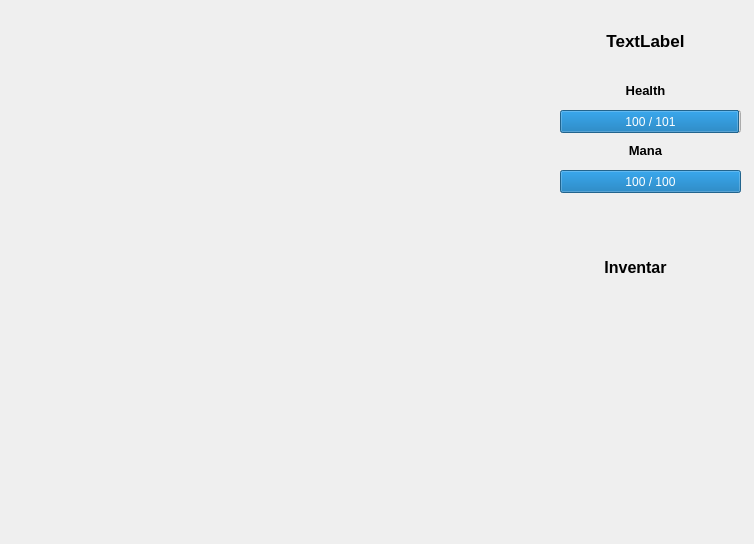
<?xml version="1.0" encoding="UTF-8"?>
<ui version="4.0">
 <class>Prototype_Fantasy_MazeClass</class>
 <widget class="QMainWindow" name="Prototype_Fantasy_MazeClass">
  <property name="geometry">
   <rect>
    <x>0</x>
    <y>0</y>
    <width>754</width>
    <height>544</height>
   </rect>
  </property>
  <property name="windowTitle">
   <string>Prototype_Fantasy_Maze</string>
  </property>
  <widget class="QWidget" name="centralWidget">
   <widget class="QWidget" name="gridLayoutWidget">
    <property name="geometry">
     <rect>
      <x>-1</x>
      <y>-1</y>
      <width>541</width>
      <height>541</height>
     </rect>
    </property>
    <layout class="QGridLayout" name="_dungeonGrid">
     <property name="topMargin">
      <number>0</number>
     </property>
     <property name="spacing">
      <number>0</number>
     </property>
    </layout>
   </widget>
   <widget class="QWidget" name="gridLayoutWidget_2">
    <property name="geometry">
     <rect>
      <x>580</x>
      <y>290</y>
      <width>121</width>
      <height>151</height>
     </rect>
    </property>
    <layout class="QGridLayout" name="_inventarGrid" rowstretch="0" columnstretch="0">
     <property name="sizeConstraint">
      <enum>QLayout::SetDefaultConstraint</enum>
     </property>
     <property name="spacing">
      <number>3</number>
     </property>
    </layout>
   </widget>
   <widget class="QLabel" name="_nameLabel">
    <property name="geometry">
     <rect>
      <x>540</x>
      <y>30</y>
      <width>211</width>
      <height>21</height>
     </rect>
    </property>
    <property name="font">
     <font>
      <pointsize>13</pointsize>
      <weight>75</weight>
      <bold>true</bold>
     </font>
    </property>
    <property name="text">
     <string>TextLabel</string>
    </property>
    <property name="alignment">
     <set>Qt::AlignCenter</set>
    </property>
   </widget>
   <widget class="QLabel" name="_healthInformation">
    <property name="geometry">
     <rect>
      <x>540</x>
      <y>80</y>
      <width>211</width>
      <height>20</height>
     </rect>
    </property>
    <property name="font">
     <font>
      <pointsize>10</pointsize>
      <weight>75</weight>
      <bold>true</bold>
     </font>
    </property>
    <property name="text">
     <string>Health</string>
    </property>
    <property name="alignment">
     <set>Qt::AlignCenter</set>
    </property>
   </widget>
   <widget class="QLabel" name="_manaInformation">
    <property name="geometry">
     <rect>
      <x>545</x>
      <y>140</y>
      <width>201</width>
      <height>21</height>
     </rect>
    </property>
    <property name="font">
     <font>
      <pointsize>10</pointsize>
      <weight>75</weight>
      <bold>true</bold>
     </font>
    </property>
    <property name="text">
     <string>Mana</string>
    </property>
    <property name="alignment">
     <set>Qt::AlignCenter</set>
    </property>
   </widget>
   <widget class="QLabel" name="_inventurInformation">
    <property name="geometry">
     <rect>
      <x>590</x>
      <y>252</y>
      <width>91</width>
      <height>31</height>
     </rect>
    </property>
    <property name="font">
     <font>
      <pointsize>12</pointsize>
      <weight>75</weight>
      <bold>true</bold>
     </font>
    </property>
    <property name="text">
     <string>Inventar</string>
    </property>
    <property name="scaledContents">
     <bool>false</bool>
    </property>
    <property name="alignment">
     <set>Qt::AlignCenter</set>
    </property>
   </widget>
   <widget class="QProgressBar" name="_healthBar">
    <property name="geometry">
     <rect>
      <x>560</x>
      <y>110</y>
      <width>181</width>
      <height>23</height>
     </rect>
    </property>
    <property name="contextMenuPolicy">
     <enum>Qt::NoContextMenu</enum>
    </property>
    <property name="maximum">
     <number>101</number>
    </property>
    <property name="value">
     <number>100</number>
    </property>
    <property name="alignment">
     <set>Qt::AlignCenter</set>
    </property>
    <property name="format">
     <string>%v / %m</string>
    </property>
   </widget>
   <widget class="QProgressBar" name="_manaBar">
    <property name="geometry">
     <rect>
      <x>560</x>
      <y>170</y>
      <width>181</width>
      <height>23</height>
     </rect>
    </property>
    <property name="contextMenuPolicy">
     <enum>Qt::NoContextMenu</enum>
    </property>
    <property name="value">
     <number>100</number>
    </property>
    <property name="alignment">
     <set>Qt::AlignCenter</set>
    </property>
    <property name="format">
     <string>%v / %m</string>
    </property>
   </widget>
  </widget>
 </widget>
 <layoutdefault spacing="6" margin="11"/>
 <resources>
  <include location="prototype_fantasy_maze.qrc"/>
 </resources>
 <connections/>
</ui>
